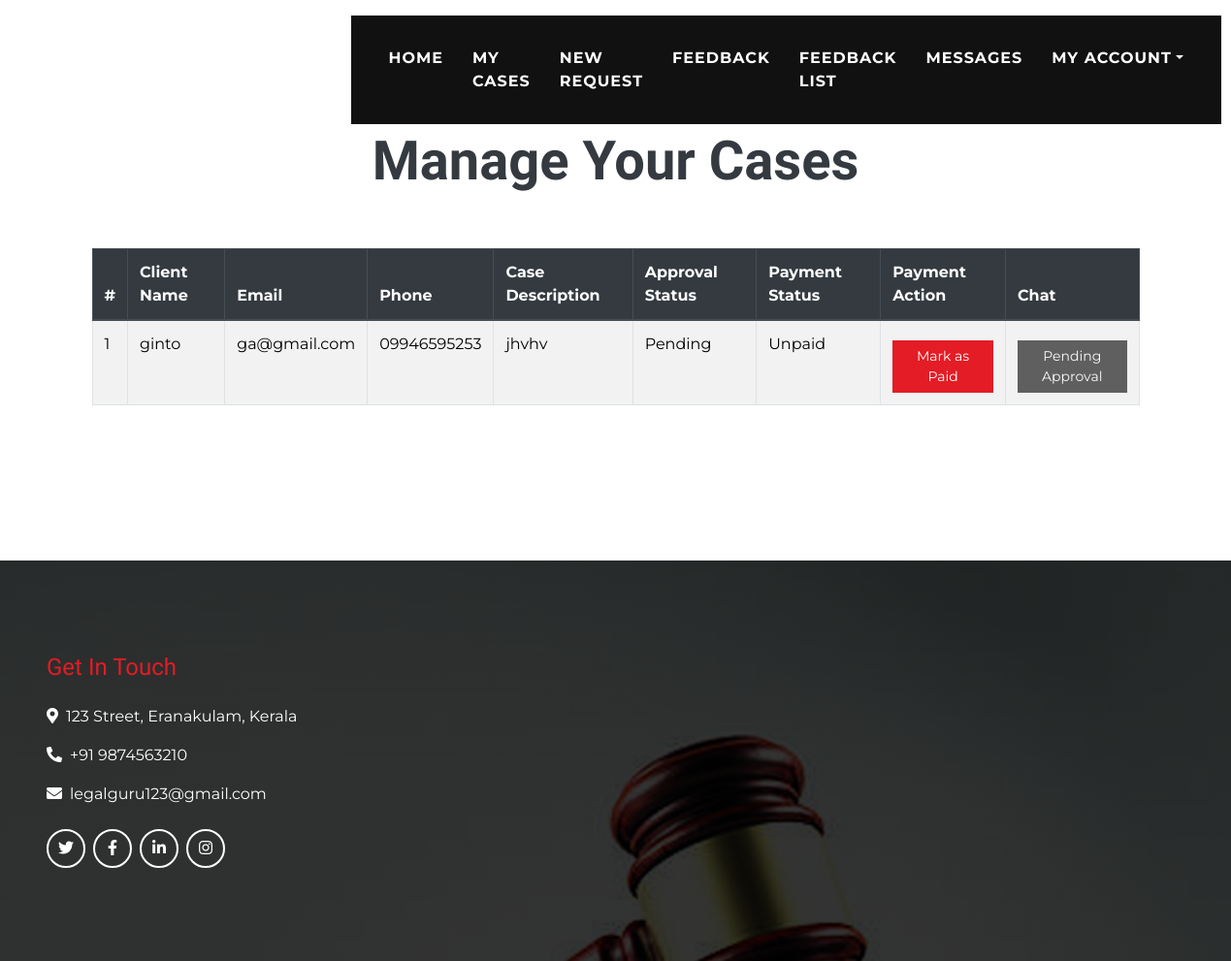
/client/clientcaselist, run on an earlier commit of the app's database.
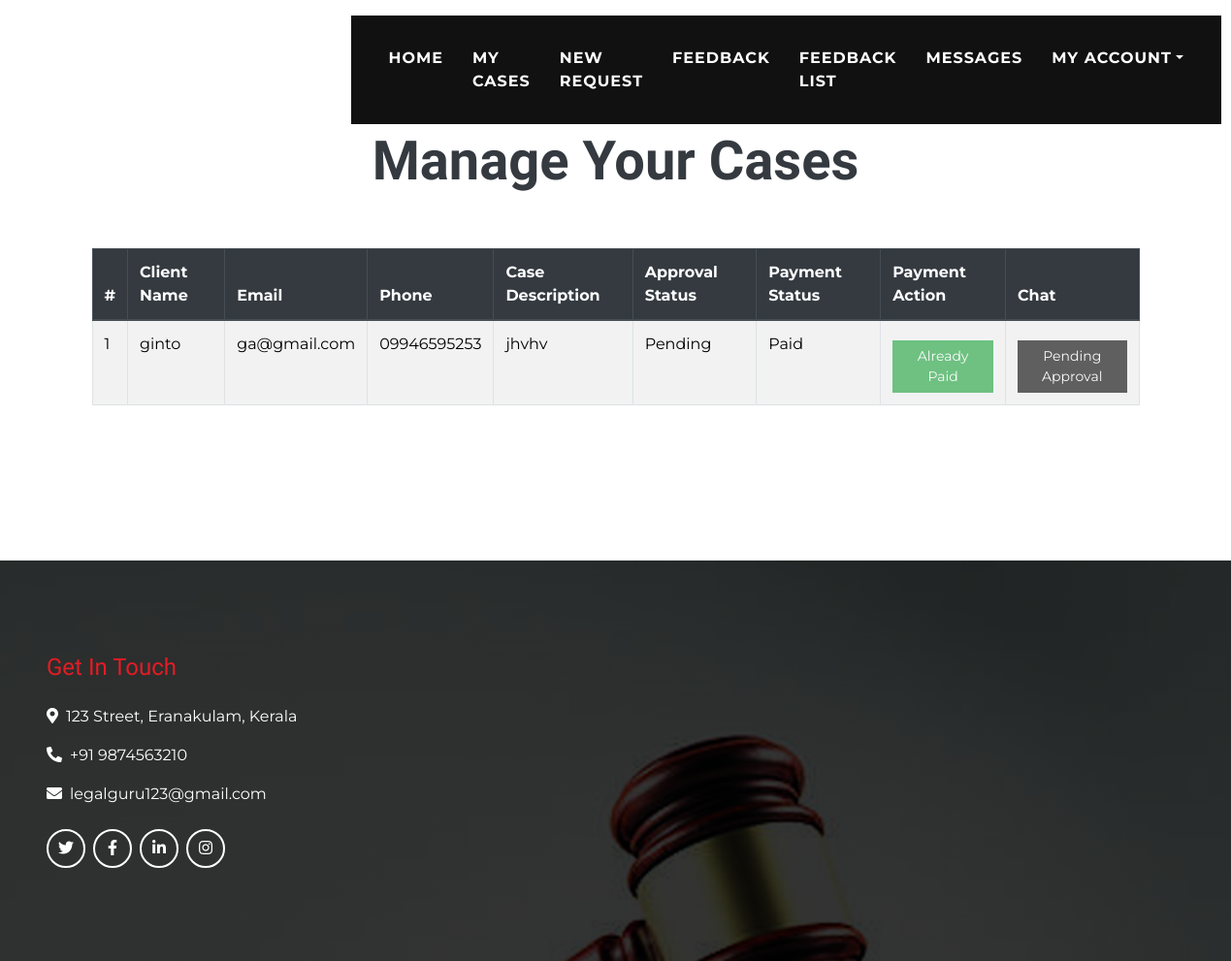
And on a later commit of the database.
### home/models.py (models this page shows, shortened)
class CaseRequest(models.Model):
    req_id = models.AutoField(primary_key=True)
    lawyer = models.ForeignKey(AdvocateRegistration,on_delete=models.CASCADE)
    name = models.CharField(max_length=50)
    email = models.EmailField(max_length=50)
    phone = models.CharField(max_length=11)
    case_des = models.TextField()
    approval = models.CharField(max_length=50, choices=[('Approved', 'Approved'), ('Pending', 'Pending'), ('Rejected', 'Rejected')], default='Pending')
    cust_approval = models.CharField(max_length=50, choices=[('Approved', 'Approved'), ('Pending', 'Pending'), ('Rejected', 'Rejected')], default='Pending')
    payment_approval = models.CharField(max_length=50, choices=[('Paid', 'Paid'), ('Unpaid', 'Unpaid')], default='Unpaid')

### client/views.py (the view)
# urls.py: path('clientcaselist',views.clientcaselist,name='clientcaselist'),
def clientcaselist(request):
    cases = CaseRequest.objects.all()
    return render(request, 'clientcaselist.html', {'cases': cases})

### templates/clientcaselist.html (shortened to what this page needs)
{% extends "clientbase.html" %}
{% load static %}
{% block content %}
<div class="container py-5">
    <div class="d-flex flex-column text-center mb-5">
        <h4 class="text-primary font-weight-bold">Case List</h4>
        <h4 class="display-4 font-weight-bold">Manage Your Cases</h4>
    </div>
    <table class="table table-striped table-bordered">
        <thead class="thead-dark">
        <tr>
            <th>#</th>
            <th>Client Name</th>
            <th>Email</th>
            <th>Phone</th>
            <th>Case Description</th>
            <th>Approval Status</th>
            <th>Payment Status</th>
            <th>Payment Action</th>
            <th>Chat</th>
        </tr>
        </thead>
        <tbody>
        {% for case in cases %}
        <tr>
            <td>{{ case.req_id }}</td>
            <td>{{ case.name }}</td>
            <td>{{ case.email }}</td>
            <td>{{ case.phone }}</td>
            <td>{{ case.case_des }}</td>
            <td>{{ case.approval }}</td>
            <td>{{ case.payment_approval }}</td>
            <td>
                {% if case.payment_approval == 'Unpaid' %}
                <form method="POST" action="{% url 'payment_page' case.req_id %}">
                    <button type="submit" class="btn btn-sm btn-primary mt-2">Mark as Paid</button>
                </form>
                {% else %}
                <button type="button" class="btn btn-sm btn-success mt-2" disabled>Already Paid</button>
                {% endif %}
            </td>
            <td>
                {% if case.approval == 'Approved' %}
                <form action="{% url 'send_message' case.req_id %}" method="post">
                    {% csrf_token %}
                     <input type="text" name="message" placeholder="enter your message">
                <button type="submit" class="btn btn-sm btn-info mt-2" >Chat</button>
                </form>
                {% else %}
                <button type="button" class="btn btn-sm btn-secondary mt-2" disabled>Pending Approval</button>
                {% endif %}
            </td>
        </tr>
        {% empty %}
        <tr>
            <td colspan="9" class="text-center">No cases found.</td>
        </tr>
        {% endfor %}
        </tbody>
    </table>
</div>
{% endblock %}

What changed in the data, as far as the page shows it:
changed CaseRequest "ginto": payment_approval "Unpaid" → "Paid"; payment_approval "Mark as Paid" → "Already Paid"
